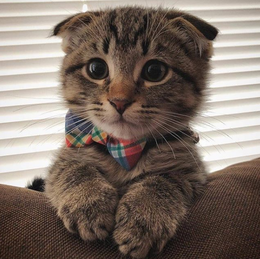
%> input picture Matlab/Img_Approx/cat.png, 260 x 259 px, shrunk from 594 x 592 before the run
$ octave Img_approximation_firstit.m   (GNU Octave 9; MATLAB toolbox functions it lacks are replaced by stand-ins)
%> lines starting %> are read from the running program, lines starting %| are printed output that depends on the picture
### Matlab/LowRankAlgo.m
%{
    A :     Target Matrix
    k :     Target Rank

    max_it :    Maximum number of iterations (default 1000)
    err_eps :   Relative Error threshold (default 1e-6)
    grad_eps :  Gradient Norm threshold (default 1e-6)

    stop_c_type :   Stop Condition to check (default 'approxerror')
        == 'approxerror' -> Relative Error
        == 'gradientnorm' -> Gradient Norm
        == 'both' -> Both of the above
        == 'any' -> Any of the above

    init_t :    Initialization type (default 'eyedistinct')
        == 'random' -> Random Matrix
        == 'randfull' -> Random Fullrank Matrix
        == 'eye' -> Identity Matrix
        == 'randeye' -> Random Diagonal Matrix
        == 'eyedistinct' -> "Identity Matrix" with no repeating columns
        == 'eyeextended' -> "Identity Matrix" repeated

    init_w :    Initialization of w (default 'zeros')
        == 'zeros' -> Vector of zeros
        == 'ones'  -> Vector of ones
        == 'rand'  -> Vector with random entries

    printsteps :    Amount of printed information (default 0)
        == 2 -> Verbose
        == 1 -> Summary-only
        == 0 -> None
%}

function [U,V, it, errs, gradnorms] = LowRankAlgo(A, k, max_it, err_eps, grad_eps, stop_c_type, init_t, init_w, printsteps)

arguments
end


arguments
    A (:,:) {mustBeNumeric}
    k (1,1) {mustBeNumeric}
    max_it (1,1) {mustBeNumeric} = DefaultValue('max_it')
    err_eps (1,1) {mustBeNumeric} = DefaultValue('err_eps')
    grad_eps (1,1) {mustBeNumeric} = DefaultValue('grad_eps')
    stop_c_type = DefaultValue('stop_c_type')
    init_t = DefaultValue('init_t')
    init_w = DefaultValue('init_w')
    printsteps = DefaultValue('printsteps')
end

if strcmp(stop_c_type, 'default')
    stop_c_type = DefaultValue('stop_c_type');
end
if strcmp(init_t, 'default')
    init_t = DefaultValue('init_t');
end
if strcmp(init_w, 'default')
    init_w = DefaultValue('init_w');
end

[m,n] = size(A);
na = norm(A, 'fro');

% A can't be approximated with a matrix of greater of equal rank
if k >= min(m,n) || k < 1
    error('k must be between 1 and the rank of A')
end

% Initialization of V
V = PickInitialMatrix(init_t, k, n, na);

find = 0;
prevErr = realmax();
%relDiff = realmax();

it = 0;
stopCond = true;
final_log = "";

% Save the current scores
errs = zeros(max_it + 1, 1);
gradnorms = zeros(max_it + 1, 1);

while stopCond
    it = it + 1;
    if printsteps == 2
        fprintf(" ========= Iteration %d\n", it);
    end

    if find == 0 % Find U
        U = transpose(SubTask(transpose(A), transpose(V), init_w));
        find = 1;
    else         % Find V
        V = SubTask(A,U,init_w);
        find = 0;
    end

    % Check for termination
    [term, curErr, relDiff, ng] = TerminationCheck(                     ...
                            stop_c_type, max_it, err_eps, grad_eps,     ...
                            A, U, V, it, prevErr);

    prevErr = curErr;
    stopCond = not(term);

    errs(it) = curErr/na;
    gradnorms(it) = ng;

    if printsteps == 2
        l = PrintLog(relDiff, ng, stop_c_type);
        final_log = l;
        fprintf("%s\n", l);
    end
end
if printsteps > 0
    fprintf("Number of iterations: %d\n", it);
    fprintf("===== Final error values =====\n");
    fprintf("%s", final_log);
end

% Trim the resulting vectors
errs = errs(1:min(it, max_it));
gradnorms = gradnorms(1:min(it, max_it));
end

% [104 lines left out: functions SubTask, TerminationCheck, PrintLog, not called in this run]

function [V] = PickInitialMatrix(logic, m, n, nn)
switch logic
    case 'random'
        V = nn * randn(m,n);
    case 'randfull'
        V = nn * RandRank(m, n, m);
    case 'eye'
        V = eye(m,n);
    case 'randeye'
        V = zeros(m,n);
        V(:, 1:m) = nn * diag(rand(m, 1));
    case 'eyedistinct'
        V = EyeExtended(m,n, true);
    case 'eyeextended'
        V = EyeExtended(m,n, false);
    otherwise
        error('initialization type not supported')
end
end

% [12 lines left out: function PickW, not called in this run]

### Matlab/EyeExtended.m
% Returns a matrix of size m x n shaped as (suppose m > n)
%{
    |1 0 0 1 0|
    |0 1 0 0 1|
    |0 0 1 0 0|
%}
% While if distinct = true we generate a similar shape but with
% non-duplicated columns, as:
%{
    |1 0 0 2 0 0 3|
    |0 1 0 0 2 0 0|
    |0 0 1 0 0 2 0|
%}

function [X] = EyeExtended(m,n, distinct)
arguments % Parsing input arguments
    m (1,1) {mustBeNumeric}
    n (1,1) {mustBeNumeric}
    distinct = false
end

r = min(m,n);
c = max(m,n);

mr = r;
t = ceil(c/r);
mc = r * t;
M = zeros(mr, mc);

for i = 1:t
    cs = (i-1)*mr +1;
    ce = i*mr;
    toSet = eye(mr);
    if distinct
        toSet = i*toSet;
    end
    M(:,cs:ce) = toSet;
end

if (m > n)
    M = M';
end

X = M(1:m, 1:n);
end

### Matlab/Img_approximation_firstit.m
im_path = "Img_Approx/cat.png";
out_path = "Img_Approx/out/cat_firstit";

im_in = imread(im_path);
%> im_in is the input picture: size 259x260x3 uint8; mean R, G, B 126.4, 112.8, 103.7
gray_im = rgb2gray(im_in);
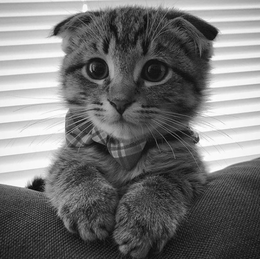
%> gray_im: size 259x260 uint8; min 3, max 255, mean 115.8
im_matr = im2single(gray_im);
rk = rank(im_matr);
%> rk = 257
k = ceil(0.025 * rk);
%> k = 7

tic
[U_svd, S, V_svd] = svd(im_matr);
fprintf("Elapsed time SVD %f\n", toc);

for it=1:10
   tic
   [U,V,~,~,~] = LowRankAlgo(im_matr, k, it, 1e-6, 1e-15, 'approxerror', 'eyeextended', 'zeros', 0);
   fprintf("Numero iterazioni %d, elapsed time %f\n", it, toc);
   alg_appr = U*V;
   alg_err = norm(im_matr - alg_appr, 'fro') / norm(im_matr, 'fro');
   out_alg_name = sprintf("%s/res_lralg_%d.png",out_path,it);
   imwrite(alg_appr, out_alg_name);
end
%> this loop made 10 passes
%> alg_err on passes 1 to 10: 0.255, 0.178, 0.154, 0.146, 0.143, 0.141, 0.14, 0.139, 0.138, 0.138
%> pass 1, `imwrite(alg_appr, out_alg_name);`:
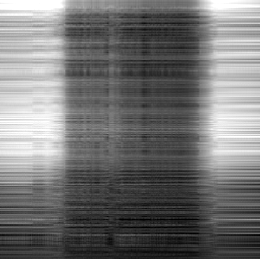
%> saved as res_lralg_1.png: size 259x260 uint8; min 0, max 255, mean 115.6
%> pass 2, `imwrite(alg_appr, out_alg_name);`:
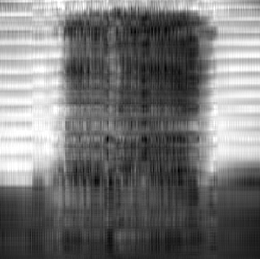
%> saved as res_lralg_2.png: size 259x260 uint8; min 0, max 255, mean 115.8
